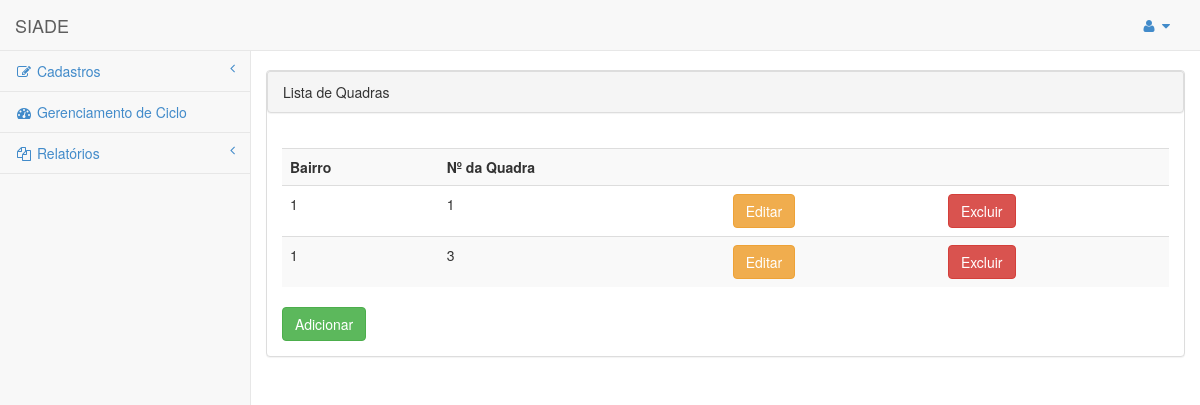
Page /quadra_listar.php (signed in) on the earlier database version.
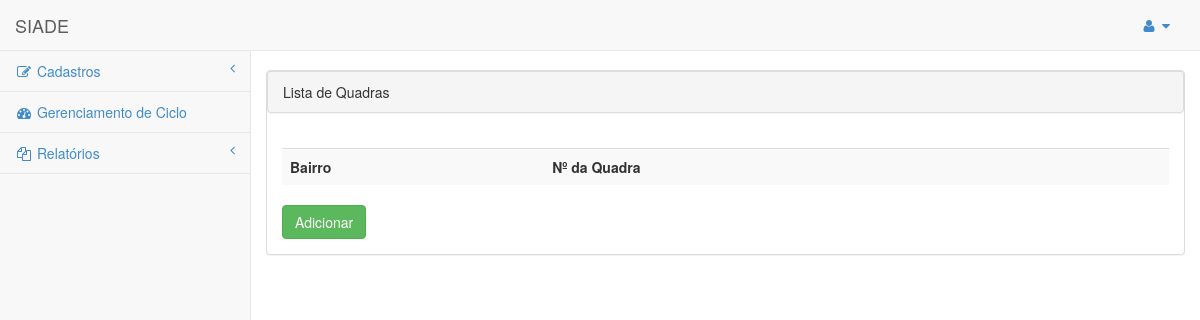
Same page on the later database version.
### tables this page shows
CREATE TABLE IF NOT EXISTS `quadras` (
  `idQuadra` INT NOT NULL AUTO_INCREMENT,
  `identificacao` VARCHAR(20) NULL,
  `Agente_id` INT NOT NULL,
  `Bairro_id` INT NOT NULL,
  PRIMARY KEY (`idQuadra`, `Bairro_id`),
  INDEX `fk_Quadra_Agente1_idx` (`Agente_id` ASC),
  INDEX `fk_Quadra_Bairro1_idx` (`Bairro_id` ASC),
  CONSTRAINT `fk_Quadra_Agente1`
    FOREIGN KEY (`Agente_id`)
    REFERENCES `agentes` (`id`)
    ON DELETE NO ACTION
    ON UPDATE NO ACTION,
  CONSTRAINT `fk_Quadra_Bairro1`
    FOREIGN KEY (`Bairro_id`)
    REFERENCES `bairros` (`id`)
    ON DELETE NO ACTION
    ON UPDATE NO ACTION);

### quadra_listar.php (the view, shortened to what this page needs)
<!DOCTYPE html>
<html>
<head>
    <link href="css/bootstrap.min.css" rel="stylesheet">
    <link href="font-awesome/css/font-awesome.css" rel="stylesheet">
    <link href="css/plugins/morris/morris-0.4.3.min.css" rel="stylesheet">
    <link href="css/plugins/timeline/timeline.css" rel="stylesheet">
    <link href="css/sb-admin.css" rel="stylesheet">
</head>
<body>
    <div id="wrapper">
        <nav class="navbar navbar-default navbar-fixed-top" role="navigation" style="margin-bottom: 0">
            <div class="navbar-header">
                <a class="navbar-brand" href="principal.php">SIADE</a>
            </div>
            <ul class="nav navbar-top-links navbar-right">
                <li class="dropdown">
                    <a class="dropdown-toggle" data-toggle="dropdown" href="#">
                        <i class="fa fa-user fa-fw"></i>  <i class="fa fa-caret-down"></i>
                    </a>
                </li>
            </ul>
            <div id="menu" class="navbar-default navbar-static-side" role="navigation">
                <div class="sidebar-collapse">
                    <ul class="nav" id="side-menu">
                        <li>
                            <a href="#"><i class="fa fa-edit fa-fw"></i> Cadastros<span class="fa arrow"></span></a>
                        </li>
                        <li>
                            <a href="gerenciamentociclo.php"><i class="fa fa-dashboard fa-fw"></i> Gerenciamento de Ciclo</a>
                        </li>
                        <li>
                            <a href="#"><i class="fa fa-files-o fa-fw"></i> Relatórios<span class="fa arrow"></span></a>
                        </li>
                </div>
            </div>
        </nav>
    </div>
    <div id="page-wrapper">
        <br />
        <div class="row">
            <div class="panel panel-default">
                <div class="panel panel-heading">
                    Lista de Quadras
                </div>
                <div class="panel-body">
                    <div class="table-responsive">
                        <?
                            echo "<table class='table table-striped'>";
                            echo "<tr>";
                            echo "<td><b>Bairro</b></td>";
                            echo "<td><b>Nº da Quadra</b></td>";
                            echo "<td></td>";
                            echo "<td></td>";
                            echo "</tr>";
                            $result = mysql_query("SELECT * FROM `quadras`") or trigger_error(mysql_error());
                            while($row = mysql_fetch_array($result)){
                            foreach($row AS $key => $value) { $row[$key] = stripslashes($value); }
                            echo "<tr>";
                            echo "<td valign='top'>" . nl2br( $row['idBairro']) . "</td>";
                            echo "<td valign='top'>" . nl2br( $row['identificacao']) . "</td>";
                            echo "<td valign='top'><a class='btn btn-warning' href=quadra_editar.php?id={$row['id']}>Editar</a></td><td><a class='btn btn-danger' href=quadra_deletar.php?id={$row['id']}>Excluir</a></td> ";
                            echo "</tr>";
                            }
                            echo "</table>";
                        ?>
                        <a href="quadra.php" class="btn btn-success">Adicionar</a>
                    </div>
                </div>
            </div>
        </div>
    </div>
</body>
</html>

Differences in the rows shown:
removed quadras: idBairro "1", identificacao "1"
removed quadras: idBairro "1", identificacao "3"
